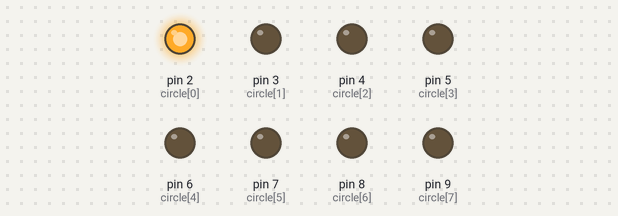
This sketch was run on a simulated Arduino Uno, built with avr-gcc and run on an emulated ATmega328P. Parts: output pins drawn as LEDs (lit = HIGH).

Above: at 0.1 s.
At 0.7 s:
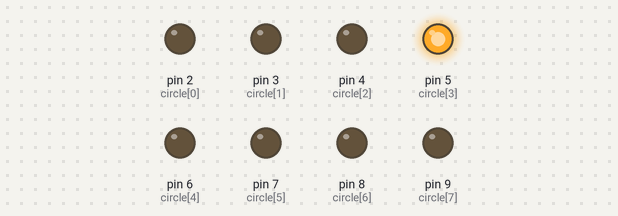
At 1.1 s:
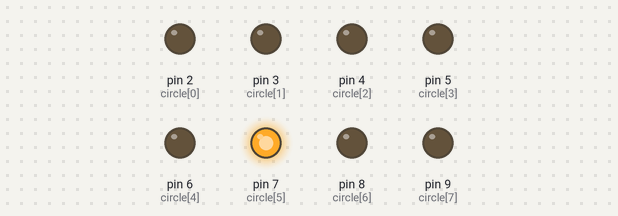
At 1.5 s:
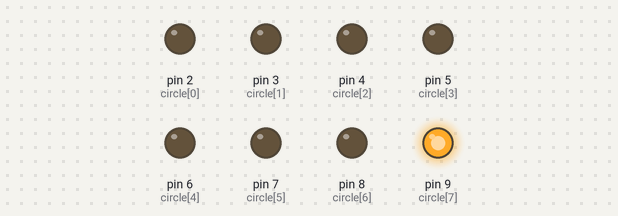
At 2.5 s:
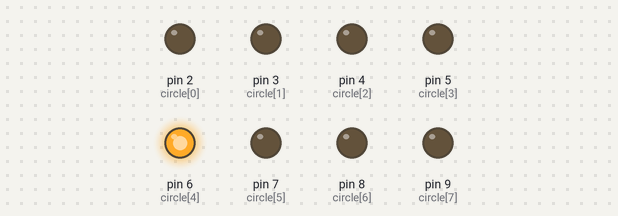
At 3.5 s:
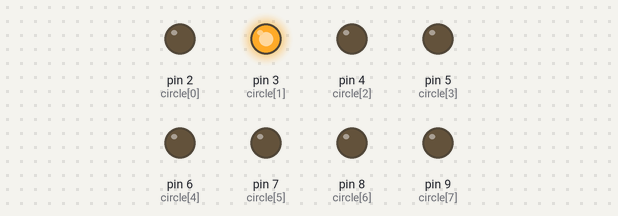
Timing chart, 0 to 3.8 s (numbered marks = the images above):
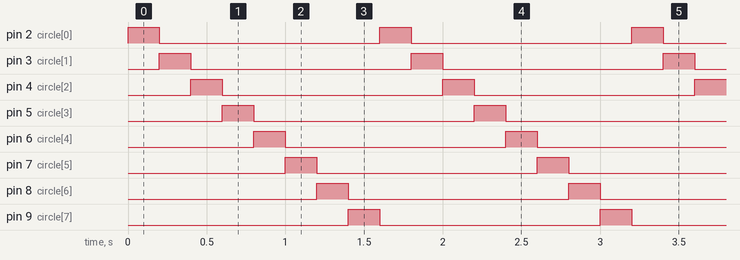

The sketch:

lightCircle.ino
```cpp
float theta;
int circle[8] = {2,3,4,5, 6,7,8,9};
setup(){
for(int pin=2; pin<10; pin++){
  pinMode(pin, OUTPUT);
}
}
loop(){
  for(int i=0; i<8; i++){
    digitalWrite(circle[i], HIGH);
    delay(200);
    digitalWrite(circle[i], LOW);
  }
}
```

Measured:
- by itself, pin 2 (circle[0]), pin 3 (circle[1]), pin 4 (circle[2]), pin 5 (circle[3]), pin 6 (circle[4]), pin 7 (circle[5]), pin 8 (circle[6]), pin 9 (circle[7]): alternates HIGH for 0.20 s and LOW for 1.4 s
- by itself, everything shown: repeats every 1.6 s, in 8 steps
